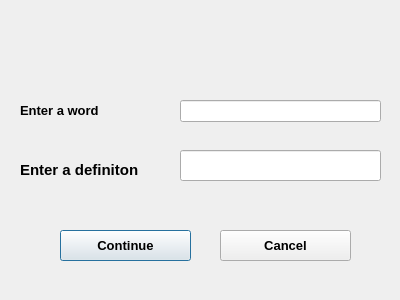
<?xml version="1.0" encoding="UTF-8"?>
<ui version="4.0">
 <class>vvod_slov</class>
 <widget class="QDialog" name="vvod_slov">
  <property name="geometry">
   <rect>
    <x>0</x>
    <y>0</y>
    <width>400</width>
    <height>300</height>
   </rect>
  </property>
  <property name="windowTitle">
   <string>Dialog</string>
  </property>
  <widget class="QLabel" name="label">
   <property name="geometry">
    <rect>
     <x>20</x>
     <y>100</y>
     <width>121</width>
     <height>21</height>
    </rect>
   </property>
   <property name="text">
    <string>&lt;html&gt;&lt;head/&gt;&lt;body&gt;&lt;p&gt;&lt;span style=&quot; font-size:10pt; font-weight:600;&quot;&gt;Enter a word&lt;/span&gt;&lt;/p&gt;&lt;/body&gt;&lt;/html&gt;</string>
   </property>
  </widget>
  <widget class="QLineEdit" name="word">
   <property name="geometry">
    <rect>
     <x>180</x>
     <y>100</y>
     <width>201</width>
     <height>22</height>
    </rect>
   </property>
  </widget>
  <widget class="QLineEdit" name="definition">
   <property name="geometry">
    <rect>
     <x>180</x>
     <y>150</y>
     <width>201</width>
     <height>31</height>
    </rect>
   </property>
  </widget>
  <widget class="QLabel" name="label_2">
   <property name="geometry">
    <rect>
     <x>20</x>
     <y>160</y>
     <width>161</width>
     <height>21</height>
    </rect>
   </property>
   <property name="text">
    <string>&lt;html&gt;&lt;head/&gt;&lt;body&gt;&lt;p&gt;&lt;span style=&quot; font-size:11pt; font-weight:600;&quot;&gt;Enter a definiton&lt;/span&gt;&lt;/p&gt;&lt;/body&gt;&lt;/html&gt;</string>
   </property>
  </widget>
  <widget class="QPushButton" name="pushButton">
   <property name="geometry">
    <rect>
     <x>60</x>
     <y>230</y>
     <width>131</width>
     <height>31</height>
    </rect>
   </property>
   <property name="font">
    <font>
     <pointsize>10</pointsize>
     <weight>75</weight>
     <bold>true</bold>
    </font>
   </property>
   <property name="text">
    <string>Continue</string>
   </property>
  </widget>
  <widget class="QPushButton" name="pushButton_2">
   <property name="geometry">
    <rect>
     <x>220</x>
     <y>230</y>
     <width>131</width>
     <height>31</height>
    </rect>
   </property>
   <property name="font">
    <font>
     <pointsize>10</pointsize>
     <weight>75</weight>
     <bold>true</bold>
    </font>
   </property>
   <property name="text">
    <string>Cancel</string>
   </property>
  </widget>
 </widget>
 <resources/>
 <connections/>
</ui>
